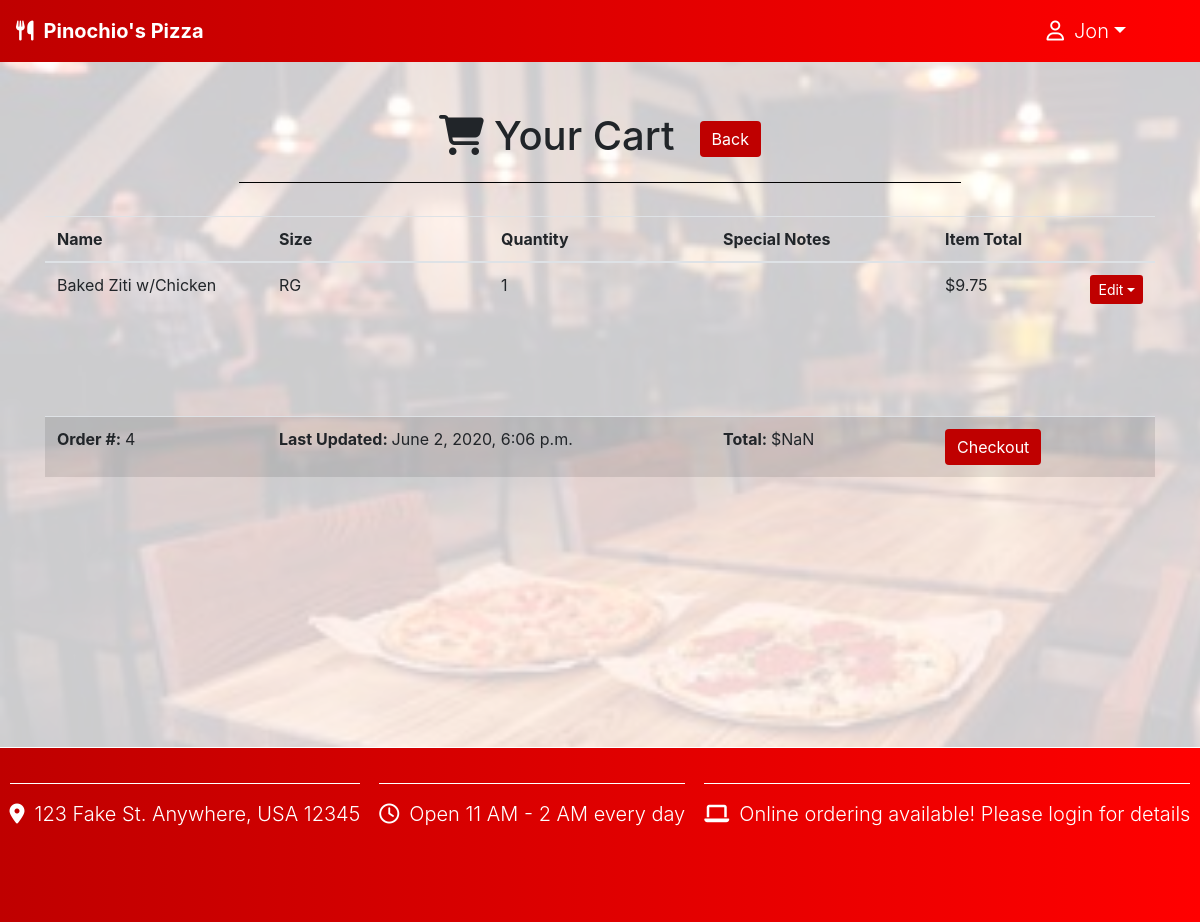
Page /viewCart (signed in) on the earlier database version.
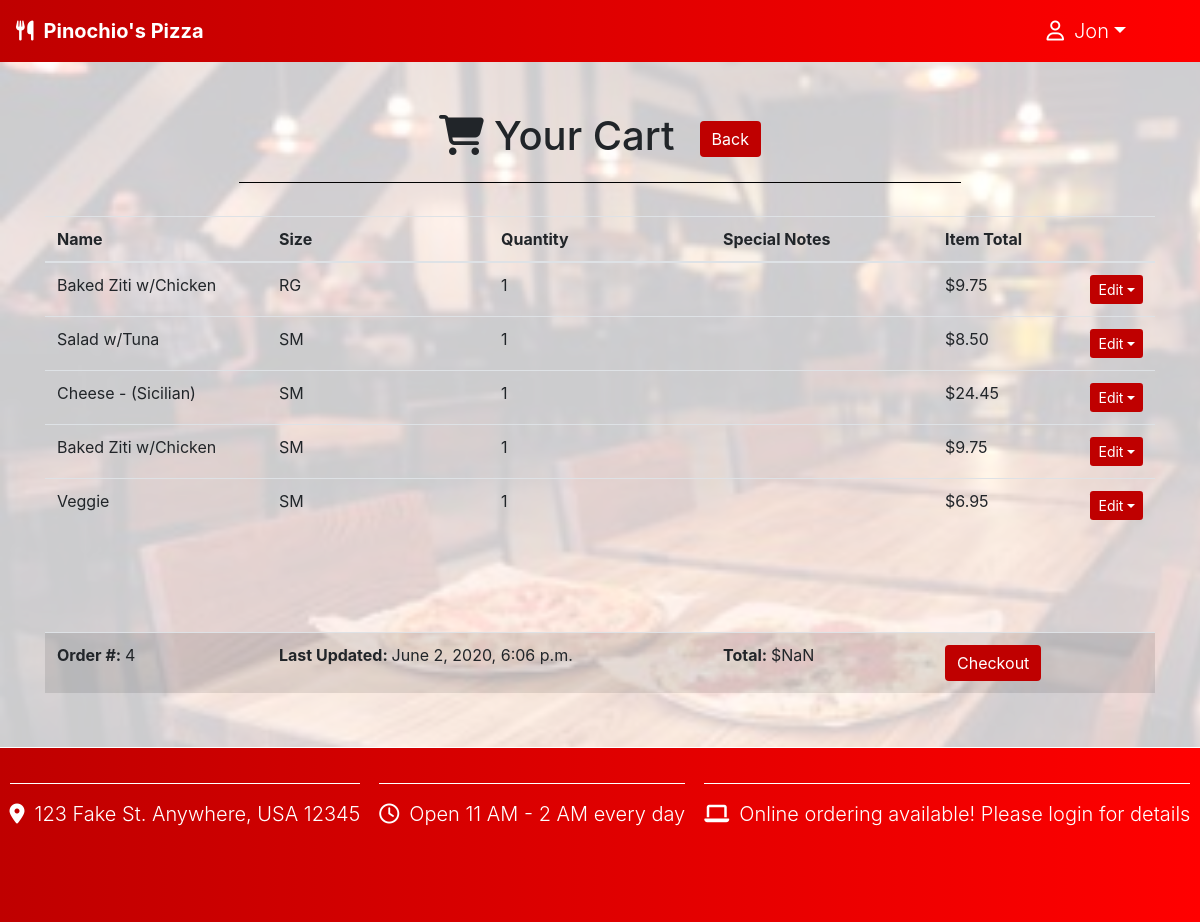
Same page on the later database version.
### orders/models.py (models this page shows, shortened)
class OrderDetail(models.Model):
    order = models.ForeignKey(Order, on_delete=models.CASCADE)
    item = models.ForeignKey(MenuItem, on_delete=models.CASCADE)
    ITEM_SIZES = [
    ('SM', "Small"),
    ('LG', "Large")
    ]
    size = models.CharField(max_length=2, blank=True, choices=ITEM_SIZES)
    quantity = models.IntegerField(default=1)
    toppings = models.ManyToManyField(PizzaTopping, blank=True)
    sandwichToppings = models.ManyToManyField(CheesesteakTopping, blank=True)
    extraCheese = models.BooleanField(default=False)
    total = models.DecimalField(max_digits=4, decimal_places=2, default=0.0)
    notes = models.CharField(max_length=64, blank=True)
    def updateTotal(self):
        self.total = self.item.priceLarge * self.quantity if self.size == 'LG' else self.item.priceSmall * self.quantity
        self.save()
        return self.total

class MenuItem(models.Model):
    name = models.CharField(max_length=30)
    priceSmall = models.DecimalField(max_digits=4, decimal_places=2, default=0.0)
    priceLarge = models.DecimalField(max_digits=4, decimal_places=2, default=0.0)
    PIZZA_STYLES = [
        ('NML', "Normal"),
        ('SCL', "Sicilian")
    ]
    pizzaStyle = models.CharField(max_length=3, choices=PIZZA_STYLES, blank=True)
    pizzaToppingsCount = models.IntegerField(default=0)
    category = models.ForeignKey(Category, on_delete=models.CASCADE)
    def __str__(self):
        if self.pizzaStyle != '':
            return f"{self.name} - ({self.get_pizzaStyle_display()})"
        else:
            return f"{self.name}"

class Order(models.Model):
    id = models.AutoField(primary_key=True)
    user = models.ForeignKey(settings.AUTH_USER_MODEL, on_delete=models.CASCADE)
    created = models.DateTimeField(auto_now_add=True)
    lastUpdated = models.DateTimeField(auto_now=True)
    items = models.ManyToManyField(MenuItem, blank=True, through='OrderDetail')
    completed = models.BooleanField(default=False)
    total = models.DecimalField(max_digits=6, decimal_places=2, default=0.0)
    def updateTotal(self):
        order_items = OrderDetail.objects.filter(order = self.id).all()
        self.total = order_items.aggregate(Sum('total'))['total__sum'] if len(order_items) > 0 else 0.0
        self.save()
        return self.total

### orders/views.py (the view)
# urls.py: path("viewCart", viewCart.as_view(), name="viewCart"),
class viewCart(ListView):
    template_name = "orders/viewCart.html"
    def get_queryset(self):
        try:
            currentOrder = Order.objects.get(user=self.request.user, completed=False)
        except Order.DoesNotExist:
            currentOrder = None
        return OrderDetail.objects.filter(order = currentOrder)
    def get_context_data(self, **kwargs):
        context = super().get_context_data(**kwargs)
        currentOrder = Order.objects.get(user=self.request.user, completed=False)
        context["paymentPrice"] = currentOrder.total * 100
        return context

### orders/templates/orders/viewCart.html (shortened to what this page needs)
{% extends 'base.html' %}
{% load static %}
{% block body %}
<h1 class="specialHeader"><i class="fas fa-shopping-cart"></i>Your Cart<button class="btn btn-primary">Back</button></h1>
  <table class="table" id="cartDisplay">
    <thead>
        <tr>
        <th>Name</th>
        <th>Size</th>
        <th>Quantity</th>
        <th>Special Notes</th>
        <th>Item Total</th>
        </tr>
    </thead>
    {% if object_list %}
    <tbody>
      {% for detail in object_list %}
      <tr>
        <td>{{ detail.item }}</td>
        {% if detail.size %}
        <td>{{ detail.size }}</td>
        {% else %}
        <td>RG</td>
        {% endif %}
        <td>{{ detail.quantity }}</td>
        <td>{{ detail.notes }}</td>
        <td>${{ detail.updateTotal }}<div id="itemEditOptions" class="dropdown">
          <button class="btn btn-primary dropdown-toggle btn-sm" type="button" data-toggle="dropdown">Edit</button>
          </div>
        </td>
      </tr>
      {% endfor %}
      </tbody>
      <tfoot>
        <tr>
        <td id="orderNumber" data-order="{{ object_list.0.order.id }}"><b>Order #: </b>{{ object_list.0.order.id }}</td>
        <td colspan="2"><b>Last Updated: </b>{{ object_list.0.order.lastUpdated }}</td>
        <td><b>Total: </b><span id="orderTotalClean">$</span></td>
        <td><button class="btn btn-primary">Checkout</button></td>
        </tr>
      </tfoot>
  {% endif %}
  </table>
{% endblock %}

Differences in the rows shown:
added OrderDetail: item "Salad w/Tuna", size "SM", quantity "1", updateTotal "8.50"
added OrderDetail: item "Cheese - (Sicilian)", size "SM", quantity "1", updateTotal "24.45"
added OrderDetail: item "Baked Ziti w/Chicken", size "SM", quantity "1", updateTotal "9.75"
added OrderDetail: item "Veggie", size "SM", quantity "1", updateTotal "6.95"
